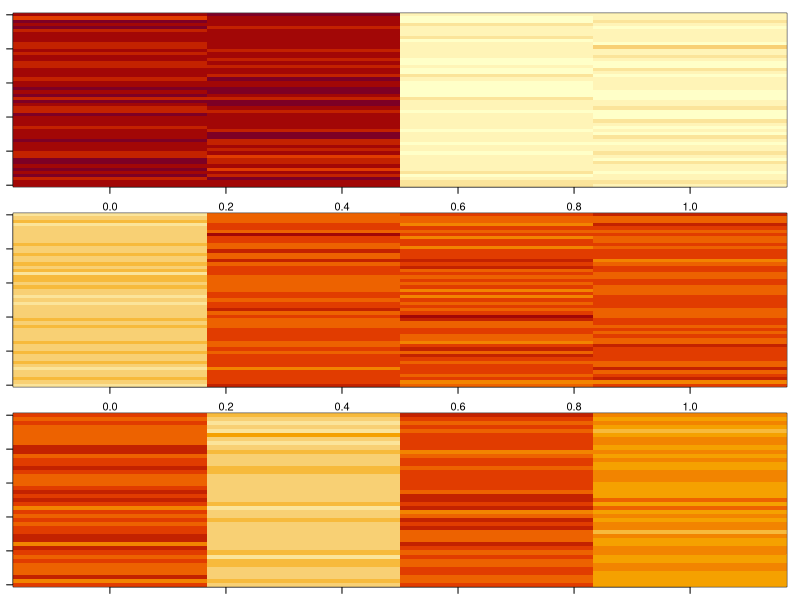

Write the R code that produced this figure. (Note: this script raises an error after producing the figure.)
rm(list=ls())
set.seed(32)

#basic settings
nloc=1000
nrep=5
nspp=150
ngr=3
nparam.occ=4
nparam.det=3

#latent group membership
w.true=w=sample(1:ngr,size=nspp,replace=T)

#OCCUPANCY

#parameters
seq1=seq(from=-2,to=2,by=1)
m.betas.true=m.betas=matrix(sample(seq1,size=nparam.occ*ngr,replace=T),
                            nparam.occ,ngr)
tau2.betas=0.1 #set by user

#get betas
betas=matrix(NA,nparam.occ,nspp)
for (i in 1:nspp){
  mu1=m.betas[,w[i]]
  betas[,i]=rnorm(nparam.occ,mean=mu1,sd=sqrt(tau2.betas))
}
betas.true=betas

#visualize betas
rango=range(betas)
par(mfrow=c(3,1),mar=rep(1,4))
for (i in 1:ngr) image(betas[,w==i],zlim=rango)

#get intercepts
alpha.s.true=alpha.s=runif(nspp,min=-0.2,max=0.2)
alpha.mat=matrix(alpha.s,nloc,nspp,byrow=T)

#get covariates for occupancy
xmat.occ=matrix(rnorm(nloc*nparam.occ),nloc,nparam.occ)

#generate occupancy status
media=alpha.mat+xmat.occ%*%betas
zstar.true=zstar=matrix(rnorm(nloc*nspp,mean=media,sd=1),nloc,nspp)
z.true=z=matrix(ifelse(zstar>0,1,0),nloc,nspp)

#---------------------------------
#---------------------------------
#DETECTION
tau2.gamma.true=tau2.gamma=runif(nparam.det,min=0,max=0.3)
m.gamma.true=m.gamma=runif(nparam.det,min=-1,max=1)
gammas=matrix(NA,nparam.det,nspp)
for (i in 1:nparam.det){
  gammas[i,]=rnorm(nspp,mean=m.gamma[i],sd=sqrt(tau2.gamma[i]))
}
gammas.true=gammas

#get covariates for detection
xmat.det=array(NA,dim=c(nloc,nparam.det,nrep))
for (i in 1:nrep){
  tmp=rnorm(nloc*(nparam.det-1))
  tmp1=cbind(1,matrix(tmp,nloc,nparam.det-1))
  xmat.det[,,i]=tmp1
}

#generate observations
media=ystar=y=array(NA,dim=c(nloc,nspp,nrep))
for (i in 1:nrep){
  media[,,i]=xmat.det[,,i]%*%gammas
  ystar[,,i]=rnorm(nloc*nspp,mean=media[,,i],sd=1)
  #site has to be occupied and species has to have been detected
  y[,,i]=ifelse(ystar[,,i]>0 & z.true==1,1,0) 
}
ystar.true=ystar

#export data
setwd('U:\\GIT_models\\occup_montalvo\\fake data')
y1=matrix(y,nloc*nspp*nrep,1)
write.csv(y1,'fake data y.csv',row.names=F)
write.csv(xmat.occ,'fake data xmat occ.csv',row.names=F)
xmat.det1=matrix(xmat.det,nloc*nparam.det*nrep,1)
write.csv(xmat.det1,'fake data xmat det.csv',row.names=F)